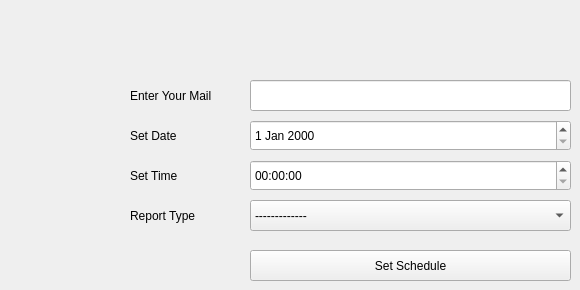
      <widget class="QWidget" name="tab_19">
       <property name="font">
        <font>
         <family>Segoe UI</family>
        </font>
       </property>
       <attribute name="title">
        <string>Admin Report</string>
       </attribute>
       <widget class="QPushButton" name="pushButton_51">
        <property name="geometry">
         <rect>
          <x>250</x>
          <y>250</y>
          <width>321</width>
          <height>31</height>
         </rect>
        </property>
        <property name="font">
         <font>
          <family>Segoe UI</family>
         </font>
        </property>
        <property name="text">
         <string>Set Schedule</string>
        </property>
       </widget>
       <widget class="QLabel" name="label_87">
        <property name="geometry">
         <rect>
          <x>130</x>
          <y>80</y>
          <width>111</width>
          <height>31</height>
         </rect>
        </property>
        <property name="font">
         <font>
          <family>Segoe UI</family>
         </font>
        </property>
        <property name="text">
         <string>Enter Your Mail</string>
        </property>
       </widget>
       <widget class="QLineEdit" name="lineEdit_82">
        <property name="geometry">
         <rect>
          <x>250</x>
          <y>80</y>
          <width>321</width>
          <height>31</height>
         </rect>
        </property>
        <property name="font">
         <font>
          <family>Segoe UI</family>
         </font>
        </property>
       </widget>
       <widget class="QLabel" name="label_88">
        <property name="geometry">
         <rect>
          <x>130</x>
          <y>120</y>
          <width>71</width>
          <height>31</height>
         </rect>
        </property>
        <property name="font">
         <font>
          <family>Segoe UI</family>
         </font>
        </property>
        <property name="text">
         <string>Set Date</string>
        </property>
       </widget>
       <widget class="QDateEdit" name="dateEdit_7">
        <property name="geometry">
         <rect>
          <x>250</x>
          <y>120</y>
          <width>321</width>
          <height>31</height>
         </rect>
        </property>
        <property name="font">
         <font>
          <family>Segoe UI</family>
         </font>
        </property>
       </widget>
       <widget class="QTimeEdit" name="timeEdit">
        <property name="geometry">
         <rect>
          <x>250</x>
          <y>160</y>
          <width>321</width>
          <height>31</height>
         </rect>
        </property>
        <property name="font">
         <font>
          <family>Segoe UI</family>
         </font>
        </property>
       </widget>
       <widget class="QLabel" name="label_89">
        <property name="geometry">
         <rect>
          <x>130</x>
          <y>160</y>
          <width>71</width>
          <height>31</height>
         </rect>
        </property>
        <property name="font">
         <font>
          <family>Segoe UI</family>
         </font>
        </property>
        <property name="text">
         <string>Set Time</string>
        </property>
       </widget>
       <widget class="QComboBox" name="comboBox_36">
        <property name="geometry">
         <rect>
          <x>250</x>
          <y>200</y>
          <width>321</width>
          <height>31</height>
         </rect>
        </property>
        <property name="font">
         <font>
          <family>Segoe UI</family>
         </font>
        </property>
        <item>
         <property name="text">
          <string>-------------</string>
         </property>
        </item>
        <item>
         <property name="text">
          <string>Daily</string>
         </property>
        </item>
        <item>
         <property name="text">
          <string>Monthly</string>
         </property>
        </item>
        <item>
         <property name="text">
          <string>Annualy</string>
         </property>
        </item>
       </widget>
       <widget class="QLabel" name="label_90">
        <property name="geometry">
         <rect>
          <x>130</x>
          <y>200</y>
          <width>91</width>
          <height>31</height>
         </rect>
        </property>
        <property name="font">
         <font>
          <family>Segoe UI</family>
         </font>
        </property>
        <property name="text">
         <string>Report Type</string>
        </property>
       </widget>
      </widget>
